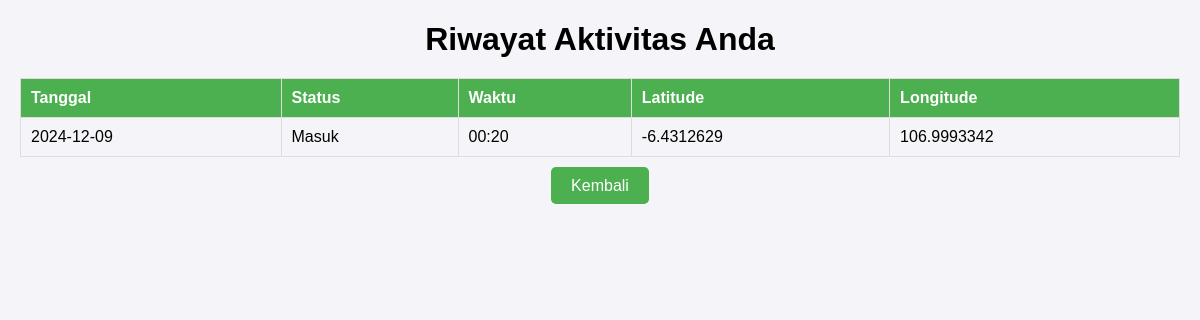
The app's page /history/ (signed in) with its own data.
### users/models.py (models this page shows, shortened)
class Attendance(models.Model):
    STATUS_CHOICES = [
        ('masuk', 'Masuk'),
        ('pulang', 'Pulang'),
        ('izin', 'Izin'),
        ('sakit', 'Sakit'),
        ('tidak hadir', 'Tidak Hadir'),
        ('terlambat', 'Terlambat'),
    ]
    user = models.ForeignKey(User, on_delete=models.CASCADE)
    photo = models.ImageField(upload_to='attendance_photos/', blank=True, null=True)
    latitude = models.FloatField(blank=True, null=True)
    longitude = models.FloatField(blank=True, null=True)
    timestamp = models.DateTimeField(default=now)
    status = models.CharField(max_length=20, choices=STATUS_CHOICES)
    type = models.CharField(max_length=10, default='masuk')  # Additional field for attendance type
    is_valid = models.BooleanField(default=True)

### users/views.py (the view)
# urls.py: path('history/', views.history, name='history'),
@login_required
def history(request):
    user = request.user
    attendance_records = Attendance.objects.filter(user=user).order_by('-timestamp')
    return render(request, 'history.html', {'attendance_records': attendance_records})

### templates/history.html (shortened to what this page needs)
<!DOCTYPE html>
<html lang="en">
<head>
</head>
<body>
    <h1>Riwayat Aktivitas Anda</h1>
    <table>
        <thead>
            <tr>
                <th>Tanggal</th>
                <th>Status</th>
                <th>Waktu</th>
                <th>Latitude</th>
                <th>Longitude</th>
            </tr>
        </thead>
        <tbody>
            {% for record in attendance_records %}
            <tr>
                <td>{{ record.timestamp|date:"Y-m-d" }}</td>
                <td>{{ record.status|capfirst }}</td>
                <td>{{ record.timestamp|date:"H:i" }}</td>
                <td>{{ record.latitude }}</td>
                <td>{{ record.longitude }}</td>
            </tr>
            {% empty %}
            <tr>
                <td colspan="5" style="text-align:center;">No activity found.</td>
            </tr>
            {% endfor %}
        </tbody>
    </table>
    <div style="text-align: center; margin-top: 20px;">
        <a href="{% url 'staff_dashboard' %}" class="btn">Kembali</a>
    </div>
</body>
</html>

### templates/history.html (style rules this page uses)
body { font-family: Arial, sans-serif; margin: 20px; background-color: #f4f4f9; }
h1 { text-align: center; margin-bottom: 20px; }
table { width: 100%; border-collapse: collapse; margin-top: 20px; }
th, td { padding: 10px; text-align: left; border: 1px solid #ddd; }
th { background-color: #4CAF50; color: white; }
.btn { padding: 10px 20px; background-color: #4CAF50; color: white; text-align: center; border: none; cursor: pointer; border-radius: 5px; text-decoration: none; }

### records on screen
Attendance: timestamp "2024-12-09", status "Masuk", timestamp "00:20", latitude "-6.4312629", longitude "106.9993342"
